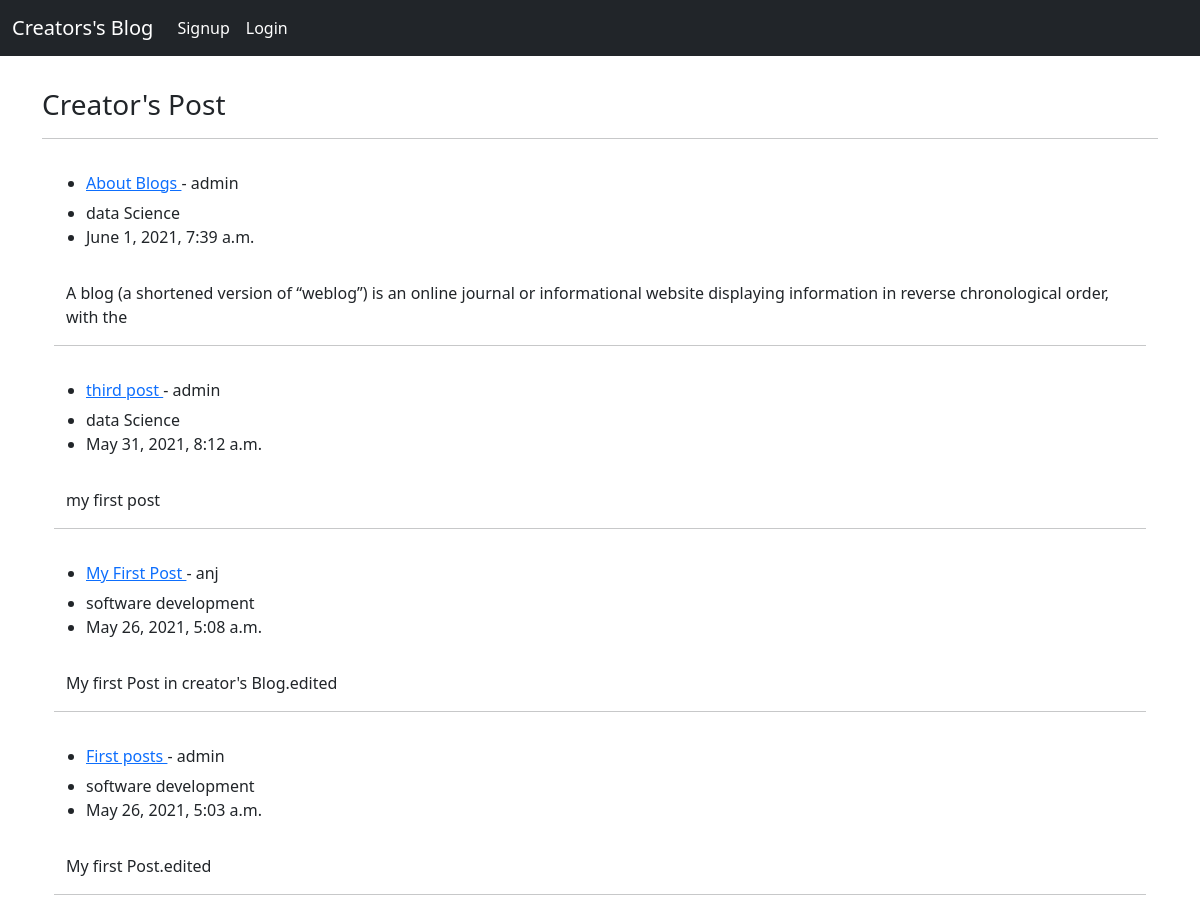
The page / on the database its author committed.
### Post/models.py (models this page shows, shortened)
class Post(models.Model):
    title=models.CharField(max_length=200,unique=True)
    author_name=models.ForeignKey(User,on_delete=models.CASCADE)
    genre=models.ForeignKey(Genre,on_delete=models.CASCADE)
    content=models.TextField()
    created_on=models.DateTimeField(auto_now_add=True)

class Genre(models.Model):
    genre=models.CharField(max_length=100)
    created_on=models.DateTimeField(auto_now_add=True)
    def __str__(self):
        return self.genre

### Post/views.py (the view)
# urls.py: path('', HomeView.as_view(),name="home"),
class HomeView(ListView):
    queryset = Post.objects.order_by('-created_on')
    template_name='home.html'

### Post/templates/home.html
{% extends 'base.html' %}
{% block content %}
<h3>Creator's Post</h3>
<hr>
{% for posts in object_list %}
<div class="container">
    <ul>
        <li><h6><a href="{% url 'post_detail' posts.pk %}">{{posts.title}} </a>- {{posts.author_name }}</h6></li>
        <li>{{ posts.genre }}</li>
        <li>{{ posts.created_on }}</li>
    </ul>
    <div class="container">
        {{ posts.content|slice:":150"}}
    </div>
    <hr>
</div>
{% endfor %}
{% endblock %}

### Post/templates/base.html (shortened to what this page needs)
<!doctype html>
<html lang="en">
  <head>
    <link href="https://cdn.jsdelivr.net/npm/bootstrap@5.0.1/dist/css/bootstrap.min.css" rel="stylesheet">
  </head>
  <body>
    <nav class="navbar navbar-expand-lg navbar-dark bg-dark">
        <div class="container-fluid">
          <a class="navbar-brand" href="{% url 'home' %}">Creators's Blog</a>
          <div class="collapse navbar-collapse" id="navbarSupportedContent">
            <ul class="navbar-nav me-auto mb-2 mb-lg-0">
              {%  if user.is_authenticated %}
                <li class="nav-item">
                  <a class="nav-link active" href="{% url 'create_post' %}">Post</a>
                </li>
                <li class="nav-item">
                  <a class="nav-link active" href="{% url 'logout' %}">Logout</a>
                </li>
                {% if user.is_staff %}
                  <li class="nav-item">
                    <a class="nav-link active" href="{% url 'add_genre' %}">Add genre</a>
                  </li>
                {% endif %}
              {% else %}
                <li class="nav-item">
                  <a class="nav-link active" href="{% url 'registration' %}">Signup</a>
                </li>
                <li class="nav-item">
                  <a class="nav-link active" href="{% url 'login' %}">Login</a>
                </li>
              {% endif %}
            </ul>
          </div>
        </div>
      </nav>
        <div class="container">
            {% block content %}
            {% endblock %}
        </div>
  </body>
</html>

### Post/templates/base.html (style rules this page uses)
div.container { margin-top: 2rem; }

### rows shown on the page
Post: title "About Blogs", author_name "admin", genre "data Science", created_on "June 1, 2021, 7:39 a.m.", content "A blog (a shortened version of “weblog”) is an online journal or informational website displaying information in reverse chronological order, with the"
Post: title "third post", author_name "admin", genre "data Science", created_on "May 31, 2021, 8:12 a.m.", content "my first post"
Post: title "My First Post", author_name "anj", genre "software development", created_on "May 26, 2021, 5:08 a.m.", content "My first Post in creator's Blog.edited"
Post: title "First posts", author_name "admin", genre "software development", created_on "May 26, 2021, 5:03 a.m.", content "My first Post.edited"
